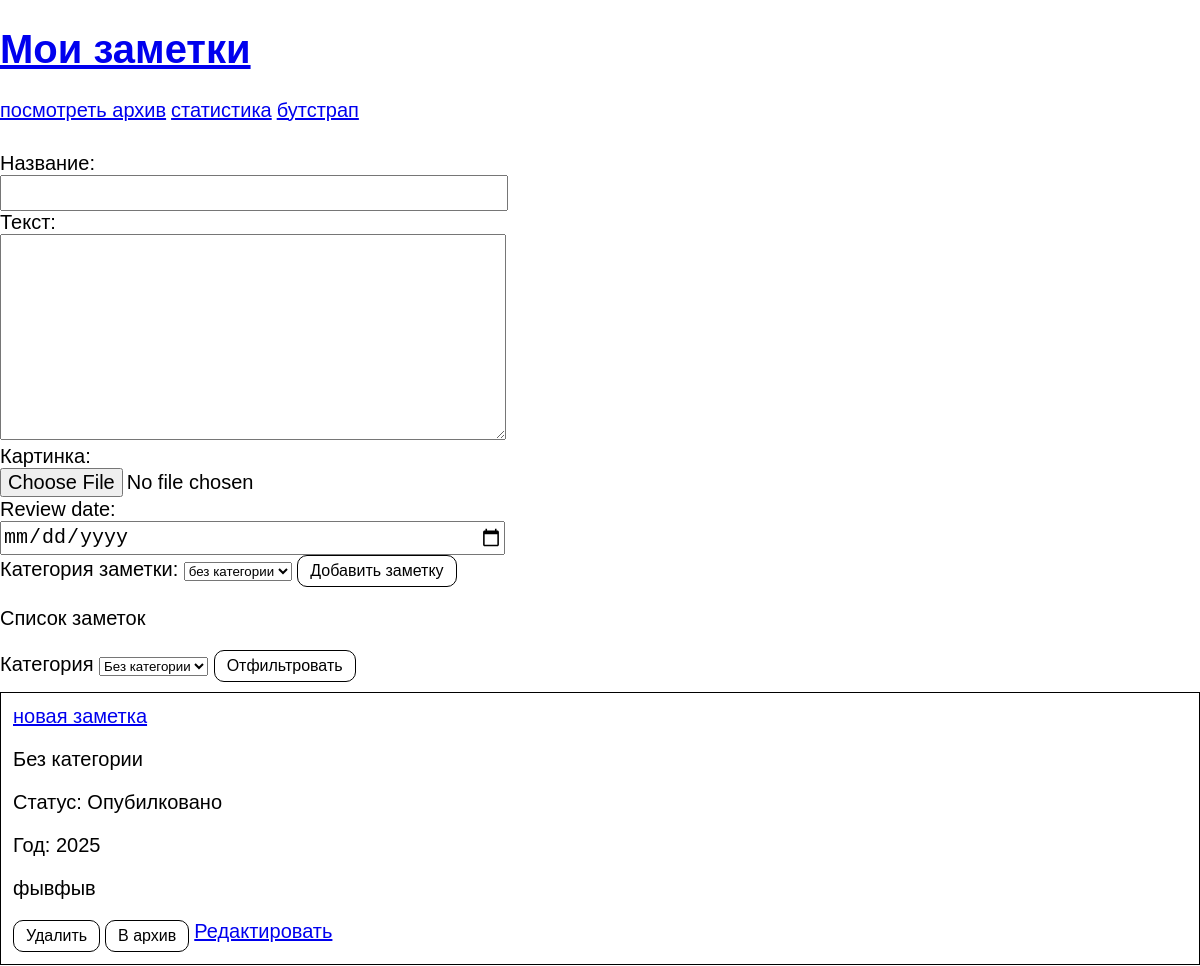
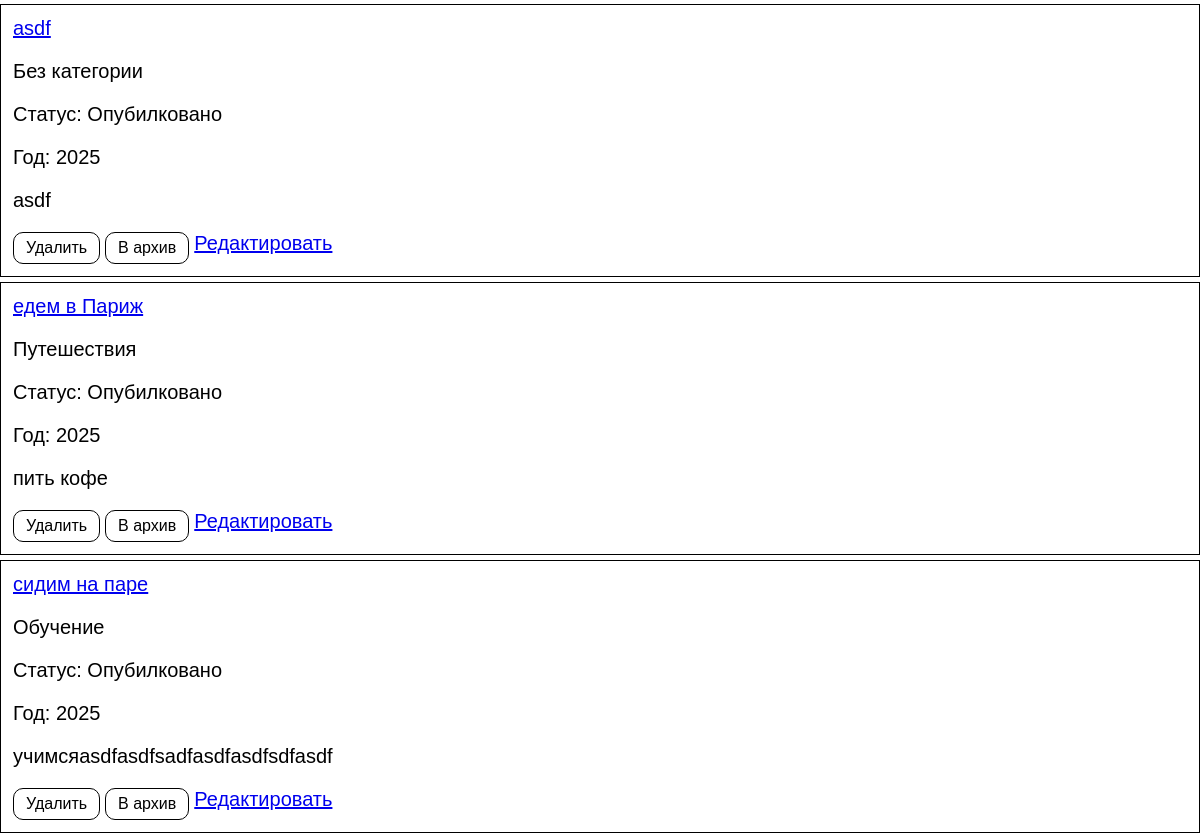
The app's page / (upper part), older data (2 pictures, top to bottom).
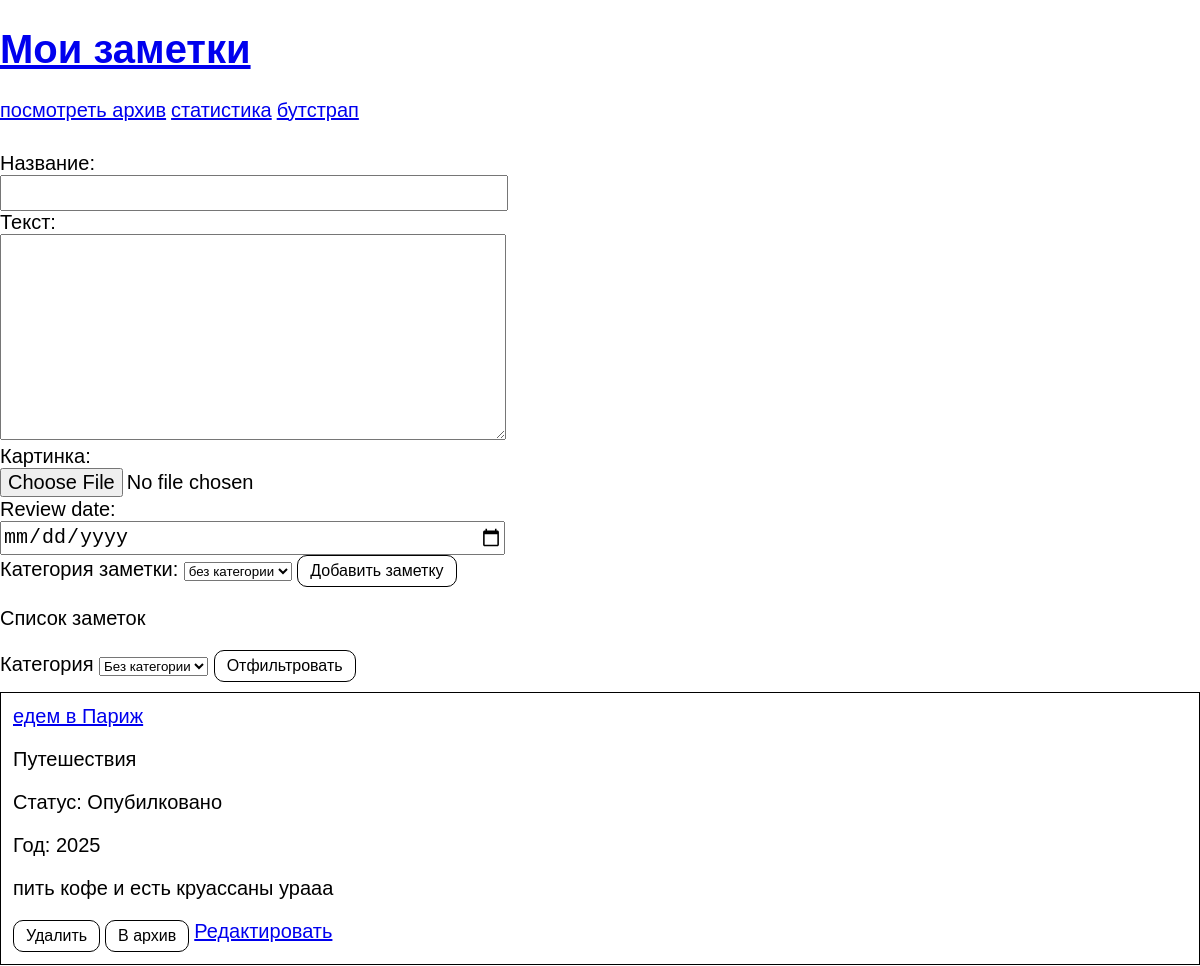
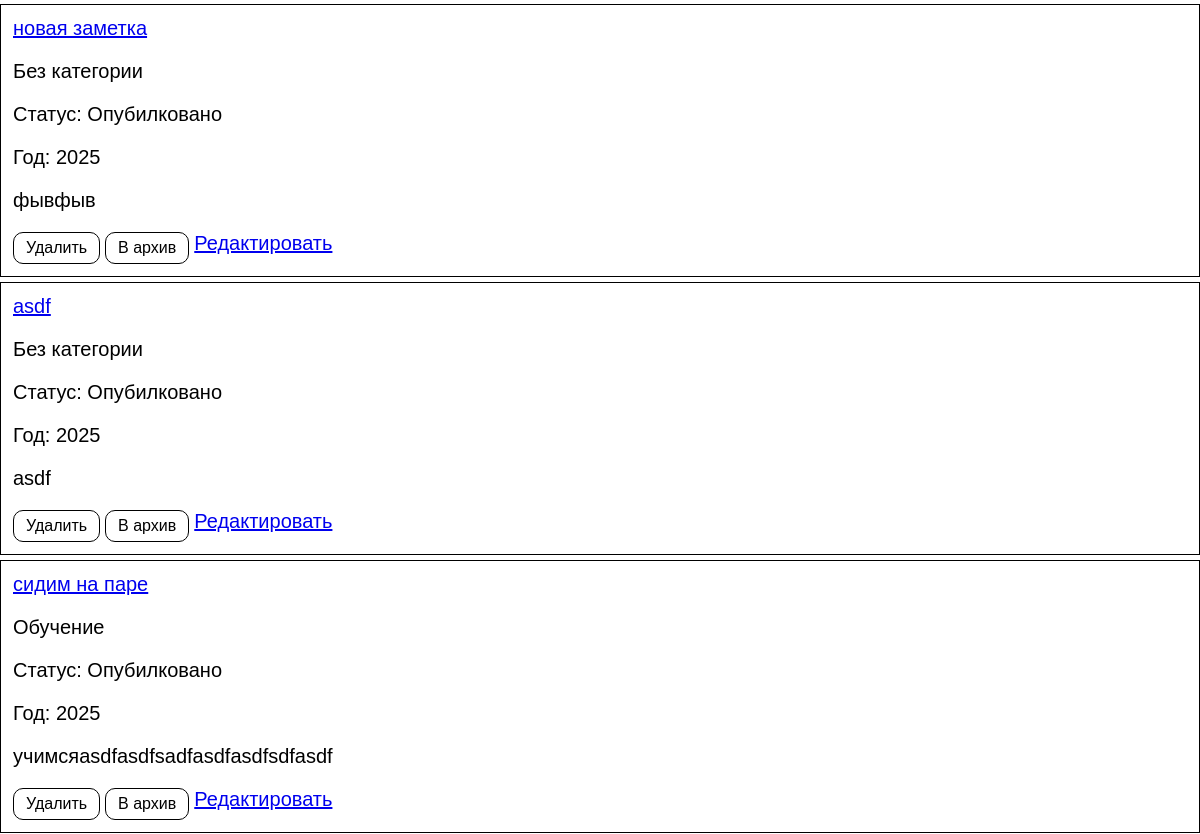
The same page, newer data (2 pictures, top to bottom).
### core/models.py (models this page shows, shortened)
class NoteCategory(models.Model):
    title = models.CharField(max_length=255, verbose_name='название')
    def __str__(self):
        return self.title
    class Meta:
        verbose_name = 'Категория заметки'
        verbose_name_plural = 'Категории заметок'

class Note(models.Model):
    ARCHIVE = 'archive'
    PUBLIC = 'public'
    STATUS_CHOICES = [
        (ARCHIVE, 'В архиве'),
        (PUBLIC, 'Опубилковано')
    ]
    title = models.CharField(max_length=255, verbose_name='название')
    text = models.TextField(verbose_name='текст')
    created_at = models.DateTimeField(auto_now=True, verbose_name='дата создания')
    image = models.FileField(verbose_name='картинка', null=True, blank=True)
    review_date = models.DateField(verbose_name='дата пересмотра', null=True, blank=True)
    category = models.ForeignKey(
        NoteCategory,
        null=True,
        blank=True,
        on_delete=models.SET_NULL,
        verbose_name='категория заметки'
    )
    status = models.CharField(max_length=255, choices=STATUS_CHOICES, default=PUBLIC)
    class Meta:
        verbose_name = 'Заметка'
        verbose_name_plural = 'Заметки'

### core/views.py (the view)
# urls.py: path('', main),
def main(request):
    note_form = AddNoteModelForm()
    if request.method == 'POST':
        note_form = AddNoteModelForm(request.POST, request.FILES)
        if note_form.is_valid():
            note_form.save()
            return redirect('/')
    notes = Note.objects.filter(status=Note.PUBLIC).order_by('-created_at')
    category_id = request.GET.get('category')
    if category_id:
        notes = notes.filter(category_id=category_id)
        category_id = int(category_id)
    categories = NoteCategory.objects.all()
    context = {'notes': notes,
               'categories': categories,
               'selected_category_id': category_id,
               'note_form': note_form
               }
    return render(request, 'main.html', context)

### core/forms.py
class AddNoteModelForm(forms.ModelForm):
    review_date = forms.DateField(
        widget=forms.DateInput(attrs={'type': 'date'})
    )
    class Meta:
        model = Note
        exclude = ['status']
    def __init__(self, *args, **kwargs):
        super().__init__(*args, **kwargs)
        self.fields['category'].empty_label = 'без категории'

### templates/main.html (shortened to what this page needs)
{% extends 'base.html' %}
{% block content %}
<div class="add-form">
    <form method="post" enctype="multipart/form-data">
        {{ note_form }}
        <button>Добавить заметку</button>
    </form>
</div>
<div class="notes">
    <p>Cписок заметок</p>
    <form style="margin-bottom:10px">
        <label>Категория</label>
        <select name="category">
            <option value=""  {% if not selected_category_id %} selected {% endif %}>Без категории</option>
        </select>
        <button>Отфильтровать</button>
    </form>
    {% for note in notes %}
    <div class="note">
        <a href="/notes/{{ note.id }}">{{ note.title }}</a>
        <p>{% if note.category %} {{ note.category.title}} {% else %} Без категории {% endif %}</p>
        <p>Cтатус: {{ note.get_status_display }}</p>
        <p>Год: {{ note.created_at|date:"Y"}}</p>
        <p>{{ note.text }}</p>
        <div class="note-buttons">
            <form action="notes/{{ note.id }}/delete" method="post">
                <button>Удалить</button>
            </form>
            <form action="notes/{{ note.id }}/archive" method="post">
                <button>В архив</button>
            </form>
            <a href="/notes/{{ note.id }}/edit">Редактировать</a>
            </div>
    </div>
    {% endfor %}
</div>
{% endblock %}

### templates/base.html (shortened to what this page needs)
{% load static %}
<!DOCTYPE html>
<html lang="en">
<head>
    <link rel="stylesheet" href="{% static 'css/mystyles.css' %}">
</head>
<body>
<a href="/"><h1>Мои заметки </h1></a>
<div class="menu">
    <a href="/notes/archive">посмотреть архив</a>
    <a href="/stat">статистика</a>
    <a href="/bootstrap">бутстрап</a>
</div>
{% block content %}
{% endblock %}
</body>
</html>

### static/css/mystyles.css (style rules this page uses)
body { max-width: 1200px; margin: auto; font-size: 20px; font-family: Arial; }
.note { border: 1px solid black; padding: 12px; margin-bottom: 5px; }
input, textarea { font-size: 20px }
.add-form input { height: 30px; width: 100%; }
.add-form textarea { width: 100%; height: 200px; }
.add-form label { margin-bottom:5px }
button { padding: 0.375rem 0.75rem; border-radius: 10px; background-color: white; border: 1px solid black; font-size: 1rem }
.add-form { width:500px }
.note-buttons { display: flex; gap: 5px; }
.menu { display: flex; gap: 5px; margin-bottom: 30px; }

Row changes from the older to the newer data that the page shows:
changed Note "едем в Париж": text "пить кофе" → "пить кофе и есть круассаны урааа"; moves up the list
